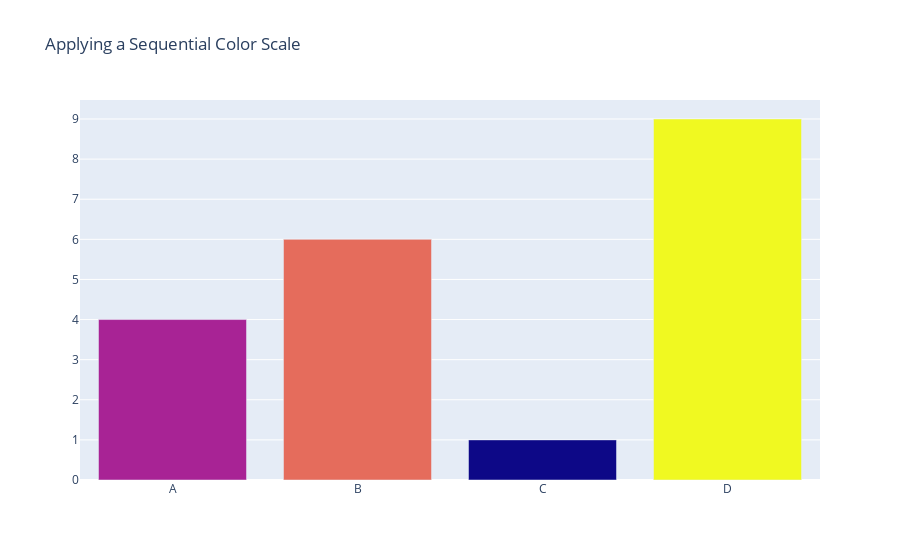

This figure's notebook cell:
### Markdown cell above
#### Colors

### Code cell
print("Sequential:", colors.sequential.Plasma[:5]) #list of hex color codes from the Plasma sequential palette, first five colors.
print("Diverging:", colors.diverging.RdBu[:5]) #Diverging color scale from red to blue, first five colors.

figc = go.Figure(data=[go.Bar(x=['A','B','C','D'], y=[4,6,1,9],marker=dict(color=[4,6,1,9],colorscale=colors.sequential.Plasma))])
figc.update_layout(title="Applying a Sequential Color Scale")
figc.show()

### Figure 1 — Plotly figure (JSON) as saved in the notebook; plotly's stock layout.template omitted (floating-point values rounded to 4 significant figures)
{"data": [{"marker": {"color": [4, 6, 1, 9], "colorscale": [[0, "#0d0887"], [0.1111, "#46039f"], [0.2222, "#7201a8"], [0.3333, "#9c179e"], [0.4444, "#bd3786"], [0.5556, "#d8576b"], [0.6667, "#ed7953"], [0.7778, "#fb9f3a"], [0.8889, "#fdca26"], [1, "#f0f921"]]}, "type": "bar", "x": ["A", "B", "C", "D"], "y": [4, 6, 1, 9]}], "layout": {"autosize": true, "title": {"text": "Applying a Sequential Color Scale"}, "xaxis": {"autorange": true, "range": [-0.5, 3.5], "type": "category"}, "yaxis": {"autorange": true, "range": [0, 9.474], "type": "linear"}}}
